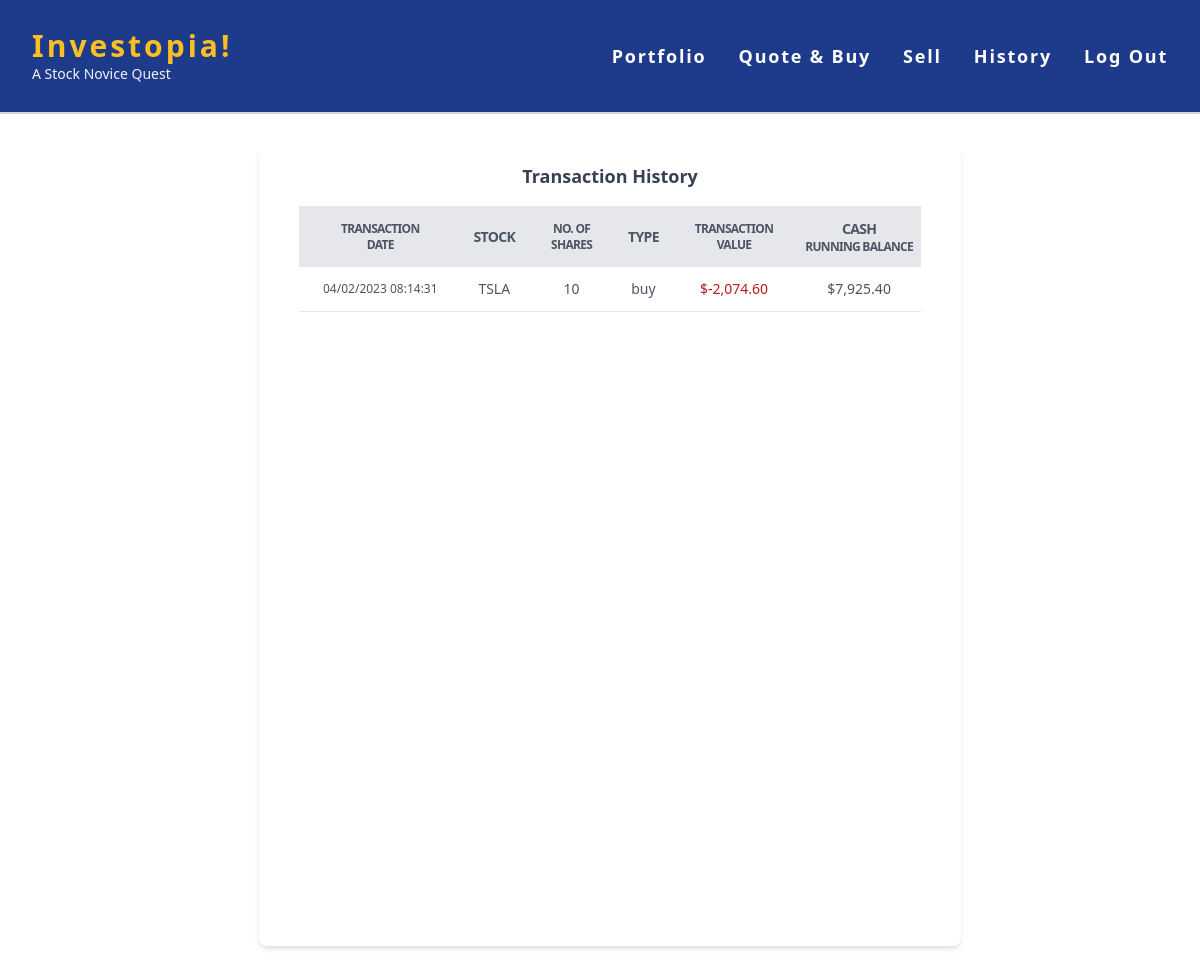
Screenshot of /history (signed in) with the database file from the repository.
### app.py (models this page shows, shortened)
class stock_txn(db.Model):
    txn_id = db.Column(db.Integer, primary_key=True)
    stock = db.Column(db.String(80), nullable=False)
    no_of_shares = db.Column(db.Integer, nullable=False)
    total_cost = db.Column(db.Integer, nullable=False)
    user_id = db.Column(db.Integer)
    txn_date = db.Column(db.Date)
    txn_type = db.Column(db.String(80), nullable=False)

class cash_running_bal(db.Model):
    c_bal_id = db.Column(db.Integer, primary_key=True)
    user_id = db.Column(db.Integer)
    txn_id = db.Column(db.Integer)
    txn_date = db.Column(db.Date)
    amount_change = db.Column(db.Integer, nullable=False)
    cash_end_bal = db.Column(db.Integer, nullable=False)

### app.py (the view)
@fin_app.route("/history")
@login_required
def history():
    current_user = session["user_id"]
    transactions = db.session.execute(text(
        "SELECT * FROM stock_txn WHERE user_id = :current_user"), {'current_user': current_user})
    cash_history = db.session.execute(text(
        "SELECT * FROM cash_running_bal WHERE user_id = :current_user"), {'current_user': current_user})
    cash_history = db.session.execute(text(
        "SELECT * FROM (SELECT * FROM cash_running_bal JOIN stock_txn ON cash_running_bal.txn_id = stock_txn.txn_id) WHERE user_id = :current_user"), {'current_user': current_user})
    return render_template("history.html", transactions=transactions, cash_history=cash_history)

### app.py (called while the page is built)
@fin_app.after_request
def after_request(response):
    response.headers["Cache-Control"] = "no-cache, no-store, must-revalidate"
    response.headers["Expires"] = 0
    response.headers["Pragma"] = "no-cache"
    return response

### helpers.py (called while the page is built)
def login_required(f):
    @wraps(f)
    def decorated_function(*args, **kwargs):
        if session.get("user_id") is None:
            return redirect("/login")
        return f(*args, **kwargs)
    return decorated_function

def usd(value):
    return f"${value:,.2f}"

### templates/history.html
{% extends "layout.html" %} {% block title %} List of Users {% endblock %} {%
block main %}
<div class="flex justify-center min-h-screen mt-8 ml-5">
  <div class="bg-white shadow-md rounded-lg overflow-x-auto">
    <div class="flex justify-center items-center px-6 py-4">
      <h2 class="text-lg font-semibold text-gray-700">Transaction History</h2>
    </div>
    <table class="table-auto mx-10 text-xs md:text-sm text-center">
      <thead>
        <tr
          class="bg-gray-200 text-gray-600 uppercase text-sm leading-normal tracking-tighter text-center"
        >
          <th class="py-3 px-6 text-xs">
            <p>Transaction</p>
            <p>Date</p>
          </th>
          <th class="py-3 px-3">Stock</th>
          <th class="py-3 px-6 text-xs">
            <p>No. of</p>
            <p>Shares</p>
          </th>
          <th class="py-3 px-3">Type</th>
          <th class="py-3 px-6 text-xs">
            <p>Transaction</p>
            <p>Value</p>
          </th>
          <th class="py-3 px-2">
            <p>Cash</p>
            <p class="text-xs">Running Balance</p>
          </th>
        </tr>
      </thead>
      <tbody class="text-gray-600 text-sm font-light">
        {% for each in cash_history %}
        <tr class="border-b border-gray-200 hover:bg-gray-100">
          <td class="py-3 px-6 text-xs">{{ each.txn_date }}</td>
          <td class="py-3 px-3">{{ each.stock }}</td>
          <td class="py-3 px-6">{{ each.no_of_shares }}</td>
          <td class="py-3 px-3">
            {{ each.txn_type }}
          </td>
          <td class="py-3 px-6">
            {% if each.amount_change < 0 %}
            <p class="text-red-700">{{ each.amount_change|usd }}</p>
            {% else %}
            <p class="text-green-700">{{ each.amount_change|usd }}</p>
            {% endif %}
          </td>
          <td class="py-3 px-2">{{ each.cash_end_bal|usd }}</td>
        </tr>
        {% endfor %}
      </tbody>
    </table>
  </div>
</div>
{% endblock %}

### rows the page displays
stock_txn: txn_date "04/02/2023 08:14:31", stock "TSLA", no_of_shares "10", txn_type "buy", amount_change "$-2,074.60", cash_end_bal "$7,925.40"
